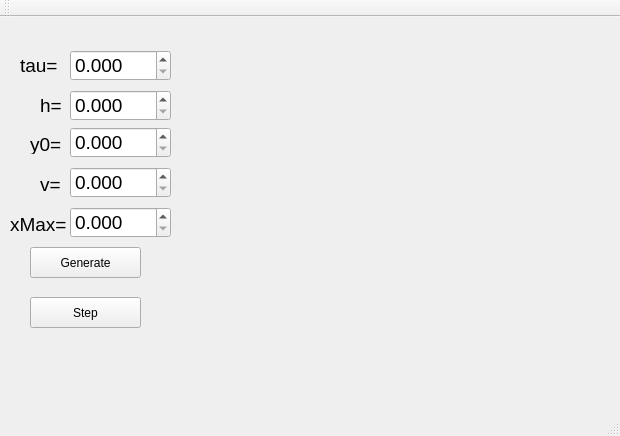
<?xml version="1.0" encoding="UTF-8"?>
<ui version="4.0">
 <class>MainWindow</class>
 <widget class="QMainWindow" name="MainWindow">
  <property name="geometry">
   <rect>
    <x>0</x>
    <y>0</y>
    <width>620</width>
    <height>436</height>
   </rect>
  </property>
  <property name="windowTitle">
   <string>MainWindow</string>
  </property>
  <widget class="QWidget" name="centralWidget">
   <widget class="QPushButton" name="generate">
    <property name="geometry">
     <rect>
      <x>30</x>
      <y>230</y>
      <width>111</width>
      <height>31</height>
     </rect>
    </property>
    <property name="text">
     <string>Generate</string>
    </property>
   </widget>
   <widget class="QDoubleSpinBox" name="doubleSpinBox">
    <property name="geometry">
     <rect>
      <x>70</x>
      <y>33</y>
      <width>101</width>
      <height>31</height>
     </rect>
    </property>
    <property name="font">
     <font>
      <pointsize>14</pointsize>
     </font>
    </property>
    <property name="decimals">
     <number>3</number>
    </property>
   </widget>
   <widget class="QLabel" name="label">
    <property name="geometry">
     <rect>
      <x>20</x>
      <y>40</y>
      <width>51</width>
      <height>16</height>
     </rect>
    </property>
    <property name="font">
     <font>
      <pointsize>14</pointsize>
     </font>
    </property>
    <property name="text">
     <string>tau=</string>
    </property>
   </widget>
   <widget class="QCustomPlot" name="graph" native="true">
    <property name="geometry">
     <rect>
      <x>200</x>
      <y>20</y>
      <width>331</width>
      <height>211</height>
     </rect>
    </property>
   </widget>
   <widget class="QDoubleSpinBox" name="doubleSpinBox_2">
    <property name="geometry">
     <rect>
      <x>70</x>
      <y>73</y>
      <width>101</width>
      <height>31</height>
     </rect>
    </property>
    <property name="font">
     <font>
      <pointsize>14</pointsize>
     </font>
    </property>
    <property name="decimals">
     <number>3</number>
    </property>
   </widget>
   <widget class="QLabel" name="label_2">
    <property name="geometry">
     <rect>
      <x>40</x>
      <y>80</y>
      <width>31</width>
      <height>16</height>
     </rect>
    </property>
    <property name="font">
     <font>
      <pointsize>14</pointsize>
     </font>
    </property>
    <property name="text">
     <string>h=</string>
    </property>
   </widget>
   <widget class="QLabel" name="label_3">
    <property name="geometry">
     <rect>
      <x>30</x>
      <y>117</y>
      <width>41</width>
      <height>20</height>
     </rect>
    </property>
    <property name="font">
     <font>
      <pointsize>14</pointsize>
     </font>
    </property>
    <property name="text">
     <string>y0=</string>
    </property>
   </widget>
   <widget class="QDoubleSpinBox" name="doubleSpinBox_3">
    <property name="geometry">
     <rect>
      <x>70</x>
      <y>110</y>
      <width>101</width>
      <height>31</height>
     </rect>
    </property>
    <property name="font">
     <font>
      <pointsize>14</pointsize>
     </font>
    </property>
    <property name="decimals">
     <number>3</number>
    </property>
   </widget>
   <widget class="QLabel" name="label_4">
    <property name="geometry">
     <rect>
      <x>40</x>
      <y>157</y>
      <width>31</width>
      <height>20</height>
     </rect>
    </property>
    <property name="font">
     <font>
      <pointsize>14</pointsize>
     </font>
    </property>
    <property name="text">
     <string>v=</string>
    </property>
   </widget>
   <widget class="QDoubleSpinBox" name="doubleSpinBox_4">
    <property name="geometry">
     <rect>
      <x>70</x>
      <y>150</y>
      <width>101</width>
      <height>31</height>
     </rect>
    </property>
    <property name="font">
     <font>
      <pointsize>14</pointsize>
     </font>
    </property>
    <property name="decimals">
     <number>3</number>
    </property>
   </widget>
   <widget class="QDoubleSpinBox" name="doubleSpinBox_5">
    <property name="geometry">
     <rect>
      <x>70</x>
      <y>190</y>
      <width>101</width>
      <height>31</height>
     </rect>
    </property>
    <property name="font">
     <font>
      <pointsize>14</pointsize>
     </font>
    </property>
    <property name="decimals">
     <number>3</number>
    </property>
   </widget>
   <widget class="QLabel" name="label_5">
    <property name="geometry">
     <rect>
      <x>10</x>
      <y>197</y>
      <width>61</width>
      <height>20</height>
     </rect>
    </property>
    <property name="font">
     <font>
      <pointsize>14</pointsize>
     </font>
    </property>
    <property name="text">
     <string>xMax=</string>
    </property>
   </widget>
   <widget class="QPushButton" name="pushButton">
    <property name="geometry">
     <rect>
      <x>30</x>
      <y>280</y>
      <width>111</width>
      <height>31</height>
     </rect>
    </property>
    <property name="text">
     <string>Step</string>
    </property>
   </widget>
  </widget>
  <widget class="QMenuBar" name="menuBar">
   <property name="geometry">
    <rect>
     <x>0</x>
     <y>0</y>
     <width>620</width>
     <height>20</height>
    </rect>
   </property>
  </widget>
  <widget class="QToolBar" name="mainToolBar">
   <attribute name="toolBarArea">
    <enum>TopToolBarArea</enum>
   </attribute>
   <attribute name="toolBarBreak">
    <bool>false</bool>
   </attribute>
  </widget>
  <widget class="QStatusBar" name="statusBar"/>
 </widget>
 <layoutdefault spacing="6" margin="11"/>
 <customwidgets>
  <customwidget>
   <class>QCustomPlot</class>
   <extends>QWidget</extends>
   <header>qcustomplot.h</header>
   <container>1</container>
  </customwidget>
 </customwidgets>
 <resources/>
 <connections>
  <connection>
   <sender>generate</sender>
   <signal>clicked()</signal>
   <receiver>MainWindow</receiver>
   <slot>generate()</slot>
   <hints>
    <hint type="sourcelabel">
     <x>46</x>
     <y>297</y>
    </hint>
    <hint type="destinationlabel">
     <x>11</x>
     <y>180</y>
    </hint>
   </hints>
  </connection>
  <connection>
   <sender>pushButton</sender>
   <signal>clicked()</signal>
   <receiver>MainWindow</receiver>
   <slot>step()</slot>
   <hints>
    <hint type="sourcelabel">
     <x>55</x>
     <y>330</y>
    </hint>
    <hint type="destinationlabel">
     <x>11</x>
     <y>333</y>
    </hint>
   </hints>
  </connection>
 </connections>
 <slots>
  <slot>generate()</slot>
  <slot>step()</slot>
 </slots>
</ui>
